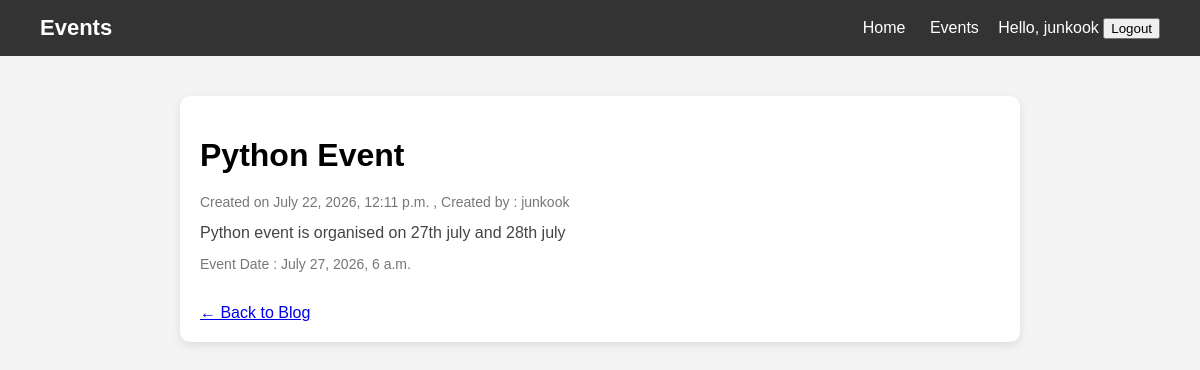
Screenshot of /event/python-event/ (signed in) with the database file from the repository.
### events/models.py (models this page shows, shortened)
class Event(models.Model):
    title = models.CharField(max_length=200)
    slug = models.SlugField(unique=True,blank=True)
    description = models.TextField()
    price = models.DecimalField(max_digits=8,decimal_places=2)
    date = models.DateTimeField()
    location = models.CharField(max_length=200)
    image = models.ImageField(upload_to="event_images/",blank=True,null=True)
    created_at = models.DateTimeField(auto_now_add=True)
    updated_at = models.DateTimeField(auto_now=True)
    created_by = models.ForeignKey(get_user_model(),on_delete=models.CASCADE,related_name='events')

### events/views.py (the view)
# urls.py: path('event/<slug:slug>/',views.EventDetailView.as_view(),name='event_detail'),
class EventDetailView(LoginRequiredMixin,DetailView):
    model = Event
    template_name = 'events/event_detail.html'
    context_object_name = 'event'
    slug_field = 'slug'
    slug_url_kwarg = 'slug'

### events/templates/events/event_detail.html
{% extends 'events/base.html' %} {% block content %}
<div class="container">
  <div class="post-card">
    <h1 class="post-title">{{ event.title }}</h1>
    <p class="post-meta">Created on {{ event.created_at }} ,  Created by : {{ event.created_by }}</p>
    <div class="post-content">{{ event.description }}</div>
    <p class="post-meta">Event Date :  {{ event.date }}</p>
    <br />
    <a href="{% url 'event_list' %}"> ← Back to Blog </a>
  </div>
</div>
{% endblock content %}

### events/templates/events/base.html (shortened to what this page needs)
{% load static %}
<!DOCTYPE html>
<html lang="en">
  <head>
    <link rel="stylesheet" href="{% static 'event/base.css' %}" />
  </head>
  <body>
    <div class="navbar">
      <a href="/" class="logo">Events</a>
      <div class="nav-links">
        <a href="/">Home</a>
        <a href="/">Events</a>
        {% if user.is_authenticated %}
        <span style="color: white; margin-left: 15px">
          Hello, {{ user.username }}
        </span>
        <form method="POST" action="{% url 'logout' %}" style="display: inline">
          <button type="submit">Logout</button>
        </form>
        {% else %}
        <a href="">Login</a>
        <a href="">Register</a>
        {% endif %}
      </div>
    </div>
    {% block content %} {% endblock %}
  </body>
</html>

### events/static/event/base.css (style rules this page uses)
body { font-family: Arial, Helvetica, sans-serif; background-color: #f4f4f4; margin: 0; padding: 0; }
.navbar { display: flex; justify-content: space-between; align-items: center; background: #333; padding: 15px 40px; }
.logo { color: white; font-size: 22px; font-weight: bold; text-decoration: none; }
.nav-links a { color: white; text-decoration: none; margin-left: 20px; font-size: 16px; }
.container { width: 70%; margin: auto; margin-top: 40px; }
h1 { margin-bottom: 20px; }
.post-card { background: #fff; padding: 20px; margin-bottom: 25px; border-radius: 10px; box-shadow: 0px 3px 10px rgba(0, 0, 0, 0.1); }
.post-content { color: #444; margin: 10px 0; }
.post-meta { font-size: 14px; color: #777; }

### rows the page displays
Event: title "Python Event", created_at "July 22, 2026, 12:11 p.m.", created_by "junkook", description "Python event is organised on 27th july and 28th july", date "July 27, 2026, 6 a.m."

### other values shown
{{ user.username }} "junkook"
